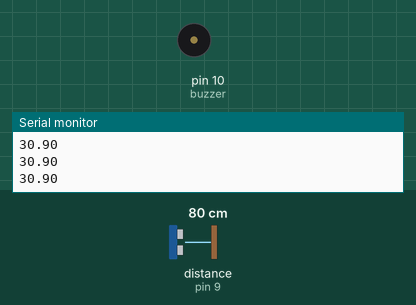
The sketch below on a simulated Arduino Uno, built with avr-gcc and run on an emulated ATmega328P. On the bench: buzzer (waves = sounding, pin HIGH), the last lines printed to the serial monitor. Wiring (inferred from the names in the program): ultrasonic range finder: trigger pin 8; echo pin 9. The inputs (shaded band) are chosen by the test bench; at power-on: distance to the obstacle (sensor on pin 9) 80 cm. The echo pulse lasts 58.3 µs per cm; pins used as bus, display or sensor lines are not drawn.

Above: at 0.93 s.
1.3 s: distance to the obstacle (sensor on pin 9) set to 2 cm
At 1.46 s:
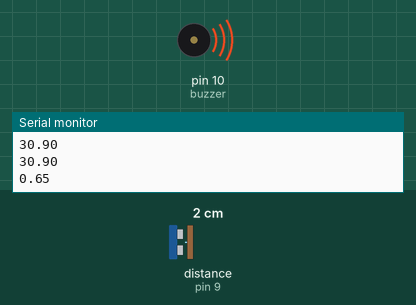
4.3 s: distance to the obstacle (sensor on pin 9) set to 18 cm
At 4.55 s:
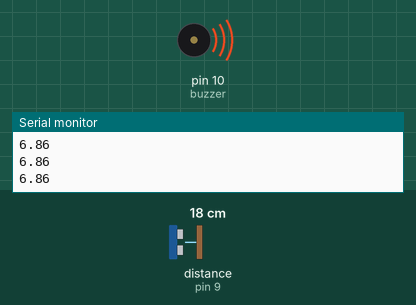
Timing chart, 0 to 13.3 s (numbered marks = the images above; inputs shaded):
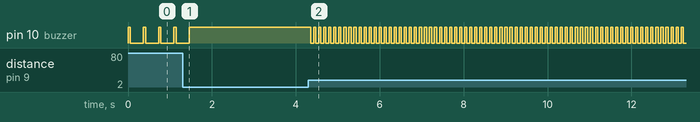

The sketch:

ultra.uno.ino
```cpp
#define trigPin 8
#define echoPin 9
#define buzzer 10

long duration;
float distanceInch;
int timer;
void setup(){
  pinMode(trigPin,OUTPUT);
  pinMode(echoPin,INPUT);
  pinMode(buzzer,OUTPUT);
  Serial.begin(9600);
  }

  void loop(){
    digitalWrite(trigPin,LOW);
    delayMicroseconds(2);
    digitalWrite(trigPin,HIGH);
    delayMicroseconds(10);
    digitalWrite(trigPin,LOW);

    duration=pulseIn(echoPin,HIGH);
    distanceInch=duration*0.0133/2;
    digitalWrite(buzzer,HIGH);
    Serial.println(distanceInch);
    delay(50);
    digitalWrite(buzzer,LOW);
    timer=distanceInch*10;
    delay(timer);
     }
```

Measured:
- after the input at 1.3 s, pin 10 (buzzer): goes on until 1.5 s, then stays HIGH
- after the input at 4.3 s, pin 10 (buzzer): alternates HIGH for 0.05 s and LOW for 0.07 s, starting after 0.06 s
- by itself, pin 10 (buzzer): alternates HIGH for 0.05 s and LOW for 0.31 s
